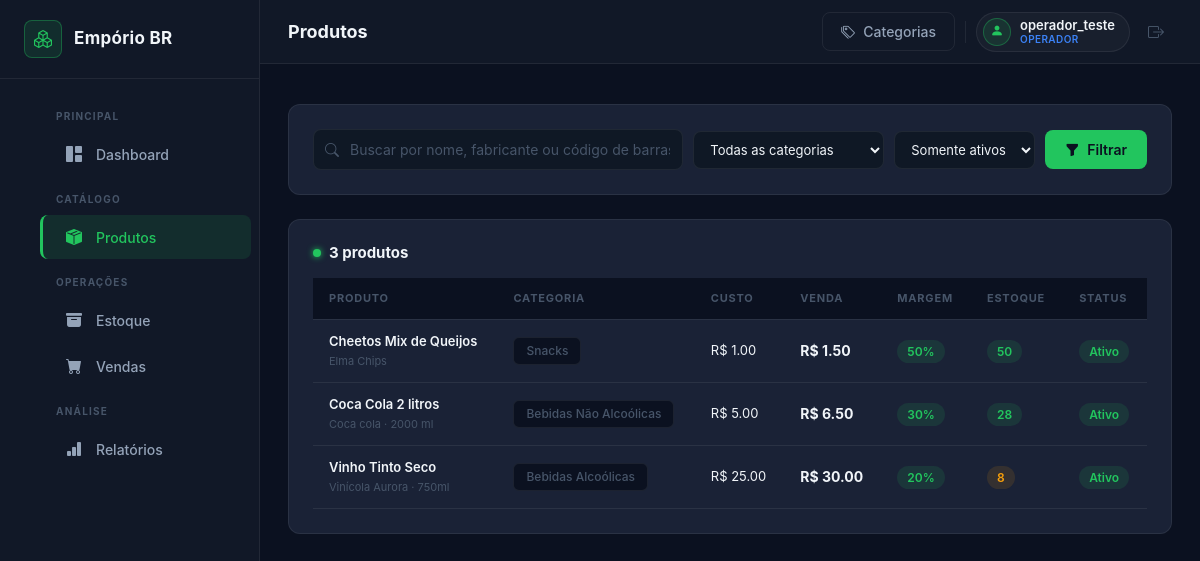
The app's page /produtos (signed in) with its own data.
### app/models/models.py (models this page shows, shortened)
class Usuario(UserMixin, db.Model):
    __tablename__ = 'usuarios'
    id = db.Column(db.Integer, primary_key=True)
    nome = db.Column(db.String(100), nullable=False)
    senha_hash = db.Column(db.String(255), nullable=False)
    perfil = db.Column(db.String(20), nullable=False, default='operador')  # 'admin' ou 'operador'
    ativo = db.Column(db.Boolean, default=True)
    movimentacoes = db.relationship('Movimentacao', backref='usuario', lazy='dynamic')
    vendas = db.relationship('Venda', backref='usuario', lazy='dynamic')
    @property
    def is_admin(self):
        return self.perfil == 'admin'

class Produto(db.Model):
    __tablename__ = 'produtos'
    id = db.Column(db.Integer, primary_key=True)
    nome = db.Column(db.String(150), nullable=False)
    categoria_id = db.Column(db.Integer, db.ForeignKey('categorias.id'), nullable=False)
    fabricante = db.Column(db.String(100))
    volume = db.Column(db.String(30))
    peso = db.Column(db.String(30))
    codigo_barras = db.Column(db.String(50), unique=True)
    margem_lucro = db.Column(db.Float, nullable=False, default=30.0)
    preco_custo = db.Column(db.Float, nullable=False, default=0.0)
    preco_venda = db.Column(db.Float, nullable=False, default=0.0)
    estoque_minimo = db.Column(db.Integer, nullable=False, default=5)
    estoque_maximo = db.Column(db.Integer, nullable=False, default=100)
    ativo = db.Column(db.Boolean, default=True)
    lotes = db.relationship('Lote', backref='produto', lazy='dynamic')
    movimentacoes = db.relationship('Movimentacao', backref='produto', lazy='dynamic')
    @property
    def estoque_atual(self):
        total = 0
        for lote in self.lotes:
            total += lote.quantidade
        return total

class Categoria(db.Model):
    __tablename__ = 'categorias'
    id = db.Column(db.Integer, primary_key=True)
    nome = db.Column(db.String(80), nullable=False, unique=True)
    ativo = db.Column(db.Boolean, default=True)
    produtos = db.relationship('Produto', backref='categoria', lazy='dynamic')

### app/routes/produtos.py (the view, shortened to what this page needs)
@produtos_bp.route('/produtos')
@login_required
def lista_produtos():
    busca = request.args.get('q', '').strip()
    categoria_id = request.args.get('categoria_id', type=int)
    so_ativos = request.args.get('so_ativos', '1')
    pagina = request.args.get('pagina', 1, type=int)
    query = Produto.query
    if so_ativos == '1':
        query = query.filter_by(ativo=True)
    if categoria_id:
        query = query.filter_by(categoria_id=categoria_id)
    paginacao = query.order_by(Produto.nome).paginate(page=pagina, per_page=POR_PAGINA, error_out=False)
    categorias = Categoria.query.filter_by(ativo=True).order_by(Categoria.nome).all()
    return render_template(
        'produtos/lista.html',
        paginacao=paginacao,
        categorias=categorias,
        busca=busca,
        categoria_id=categoria_id,
        so_ativos=so_ativos,
    )

### app/models/models.py (called while the page is built)
@login_manager.user_loader
def load_user(user_id):
    return Usuario.query.get(int(user_id))

### app/templates/produtos/lista.html (shortened to what this page needs)
{% extends 'base.html' %}
{% block page_title %}Produtos{% endblock %}
{% block topbar_actions %}
  <a href="{{ url_for('produtos.categorias') }}" class="btn-outline">
    <i class="bi bi-tags"></i> Categorias
  </a>
{% endblock %}
{% block content %}
<div class="card-dark mb-4">
  <form method="GET" action="{{ url_for('produtos.lista_produtos') }}" class="filter-row">
    <div class="filter-input">
      <input type="text" name="q" value="{{ busca }}"
             placeholder="Buscar por nome, fabricante ou código de barras..."
             class="filter-control">
    </div>
    <select name="categoria_id" class="filter-select">
      <option value="">Todas as categorias</option>
    </select>
    <select name="so_ativos" class="filter-select">
      <option value="1" {{ 'selected' if so_ativos == '1' }}>Somente ativos</option>
    </select>
    <button type="submit" class="btn-accent">
      <i class="bi bi-funnel-fill"></i> Filtrar
    </button>
  </form>
</div>
<div class="card-dark">
  <div class="section-header mb-3">
    <div class="section-title-group">
      <span class="section-dot dot-green"></span>
      <h5 class="section-title">
        {{ paginacao.total }} produto{{ 's' if paginacao.total != 1 }}
      </h5>
    </div>
  </div>
  {% if paginacao.items %}
    <div class="table-scroll">
      <table class="table-dark-custom">
        <thead>
          <tr>
            <th>Produto</th>
            <th>Categoria</th>
            <th>Custo</th>
            <th>Venda</th>
            <th>Margem</th>
            <th>Estoque</th>
            <th>Status</th>
          </tr>
        </thead>
        <tbody>
          {% for p in paginacao.items %}
          <tr>
            <td>
              <span class="product-name">{{ p.nome }}</span>
              <span class="product-brand">
                {% if p.fabricante %}{{ p.fabricante }}{% endif %}
                {% if p.volume %} · {{ p.volume }}{% endif %}
              </span>
            </td>
            <td><span class="badge-gray">{{ p.categoria.nome }}</span></td>
            <td class="text-muted-col">R$ {{ '%.2f'|format(p.preco_custo) }}</td>
            <td><strong>R$ {{ '%.2f'|format(p.preco_venda) }}</strong></td>
            <td>
              <span class="badge-green">{{ '%.0f'|format(p.margem_lucro) }}%</span>
            </td>
            <td>
              {% set est = p.estoque_atual %}
              {% if est == 0 %}
                <span class="badge-red">{{ est }}</span>
              {% elif est <= p.estoque_minimo %}
                <span class="badge-yellow">{{ est }}</span>
              {% else %}
                <span class="badge-green">{{ est }}</span>
              {% endif %}
            </td>
            <td>
              {% if p.ativo %}
                <span class="badge-green">Ativo</span>
              {% else %}
                <span class="badge-gray">Inativo</span>
              {% endif %}
            </td>
          </tr>
          {% endfor %}
        </tbody>
      </table>
    </div>
  {% endif %}
</div>
{% endblock %}

### app/templates/base.html (shortened to what this page needs)
<!DOCTYPE html>
<html lang="pt-BR">
<head>
  <link href="https://cdn.jsdelivr.net/npm/bootstrap@5.3.3/dist/css/bootstrap.min.css" rel="stylesheet">
  <link href="https://cdn.jsdelivr.net/npm/bootstrap-icons@1.11.3/font/bootstrap-icons.min.css" rel="stylesheet">
  <link href="{{ url_for('static', filename='css/styles.css') }}" rel="stylesheet">
</head>
<body>
<div class="layout-wrapper">
  <aside class="sidebar" id="sidebar">
    <div class="sidebar-brand">
      <span class="brand-icon"><i class="bi bi-boxes"></i></span>
      <span class="brand-name">Empório BR</span>
    </div>
    <nav class="sidebar-nav">
      <ul>
        <li class="nav-label">Principal</li>
        <li>
          <a href="{{ url_for('main.dashboard') }}"
             class="{{ 'active' if request.endpoint == 'main.dashboard' }}">
            <i class="bi bi-grid-1x2-fill"></i>
            <span>Dashboard</span>
          </a>
        </li>
        <li class="nav-label">Catálogo</li>
        <li>
          <a href="{{ url_for('produtos.lista_produtos') }}"
             class="{{ 'active' if request.endpoint and request.endpoint.startswith('produtos.') }}">
            <i class="bi bi-box-seam-fill"></i>
            <span>Produtos</span>
          </a>
        </li>
        <li class="nav-label">Operações</li>
        <li>
          <a href="{{ url_for('estoque.visao_geral') }}"
             class="{{ 'active' if request.endpoint and request.endpoint.startswith('estoque.') }}">
            <i class="bi bi-archive-fill"></i>
            <span>Estoque</span>
          </a>
        </li>
        <li>
          <a href="{{ url_for('vendas.nova_venda') }}"
             class="{{ 'active' if request.endpoint and request.endpoint.startswith('vendas.') }}">
            <i class="bi bi-cart-fill"></i>
            <span>Vendas</span>
          </a>
        </li>
        <li class="nav-label">Análise</li>
        <li>
          <a href="{{ url_for('relatorios.relatorio_estoque') }}"
             class="{{ 'active' if request.endpoint and request.endpoint.startswith('relatorios.') }}">
            <i class="bi bi-bar-chart-fill"></i>
            <span>Relatórios</span>
          </a>
        </li>
      </ul>
    </nav>
  </aside>
  <div class="main-content">
    <header class="topbar">
      <h1 class="page-title">{% block page_title %}{% endblock %}</h1>
      <div class="topbar-right">
        {% block topbar_actions %}{% endblock %}
        <div class="topbar-user">
          <div class="topbar-avatar"><i class="bi bi-person-fill"></i></div>
          <div class="topbar-user-info">
            <span class="topbar-user-name">{{ current_user.nome }}</span>
            <span class="topbar-user-role" style="{{ '' if current_user.is_admin else 'color:var(--info);' }}">
              {{ 'Admin' if current_user.is_admin else 'Operador' }}
            </span>
          </div>
        </div>
        <a href="{{ url_for('auth.logout') }}" class="btn-logout" title="Sair">
          <i class="bi bi-box-arrow-right"></i>
        </a>
      </div>
    </header>
    <div class="flash-container">
    </div>
    <main class="page-body">
      {% block content %}{% endblock %}
    </main>
  </div>
</div>
</body>
</html>

### records on screen
Usuario: nome "operador_teste", perfil "OPERADOR"
Produto: nome "Cheetos Mix de Queijos", fabricante "Elma Chips", categoria.nome "Snacks", preco_custo "1.00", preco_venda "1.50", margem_lucro "50", estoque_maximo "50", ativo "Ativo"
Produto: nome "Coca Cola 2 litros", fabricante "Coca cola", volume "2000 ml", categoria.nome "Bebidas Não Alcoólicas", preco_custo "5.00", preco_venda "6.50", margem_lucro "30", est "28", ativo "Ativo"
Produto: nome "Vinho Tinto Seco", fabricante "Vinícola Aurora", volume "750ml", categoria.nome "Bebidas Alcoólicas", preco_custo "25.00", preco_venda "30.00", margem_lucro "20", est "8", ativo "Ativo"

### other values on screen
{{ paginacao.total }} "3"
{{ 's' if paginacao.total != 1 }} "s"
